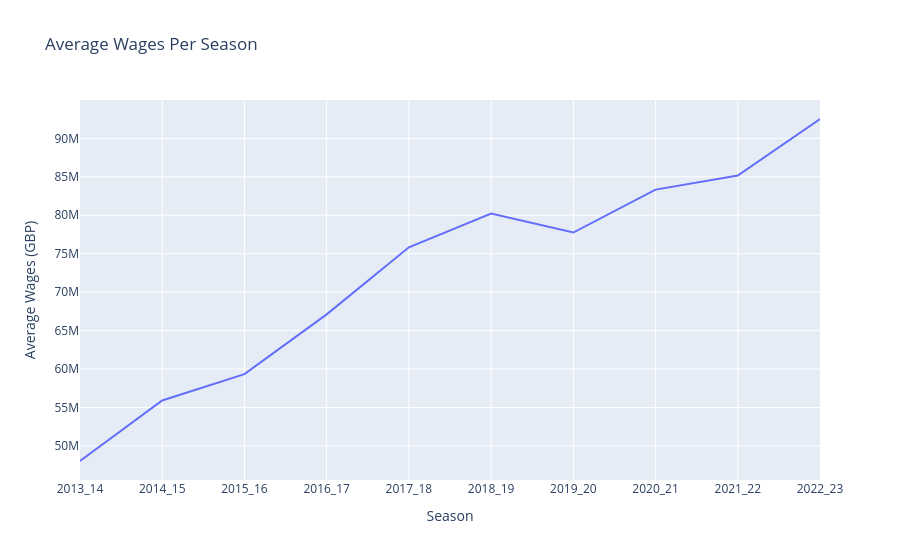

The notebook cell saved with this chart:
### Markdown cell above
## League-wide wages over time

### Code cell
# Line Plot of Average Wages Per Season
avg_wages_per_season = df.groupby('Season')['Wages_GBP'].mean().reset_index()
fig4 = px.line(avg_wages_per_season, x='Season', y='Wages_GBP', title='Average Wages Per Season', labels={'Wages_GBP': 'Average Wages (GBP)', 'Season': 'Season'})
fig4.show()

### Figure 1 — Plotly figure (JSON) as saved in the notebook; plotly's stock layout.template omitted (floating-point values rounded to 4 significant figures)
{"data": [{"hovertemplate": "Season=%{x}<br>Average Wages (GBP)=%{y}<extra></extra>", "legendgroup": "", "line": {"color": "#636efa", "dash": "solid"}, "marker": {"symbol": "circle"}, "mode": "lines", "name": "", "orientation": "v", "showlegend": false, "type": "scatter", "x": ["2013_14", "2014_15", "2015_16", "2016_17", "2017_18", "2018_19", "2019_20", "2020_21", "2021_22", "2022_23"], "xaxis": "x", "y": [48040000.0, 55920000.0, 59340000.0, 67110000.0, 75840000.0, 80220000.0, 77750000.0, 83340000.0, 85170000.0, 92520000.0], "yaxis": "y"}], "layout": {"legend": {"tracegroupgap": 0}, "title": {"text": "Average Wages Per Season"}, "xaxis": {"anchor": "y", "domain": [0, 1], "title": {"text": "Season"}}, "yaxis": {"anchor": "x", "domain": [0, 1], "title": {"text": "Average Wages (GBP)"}}}}
